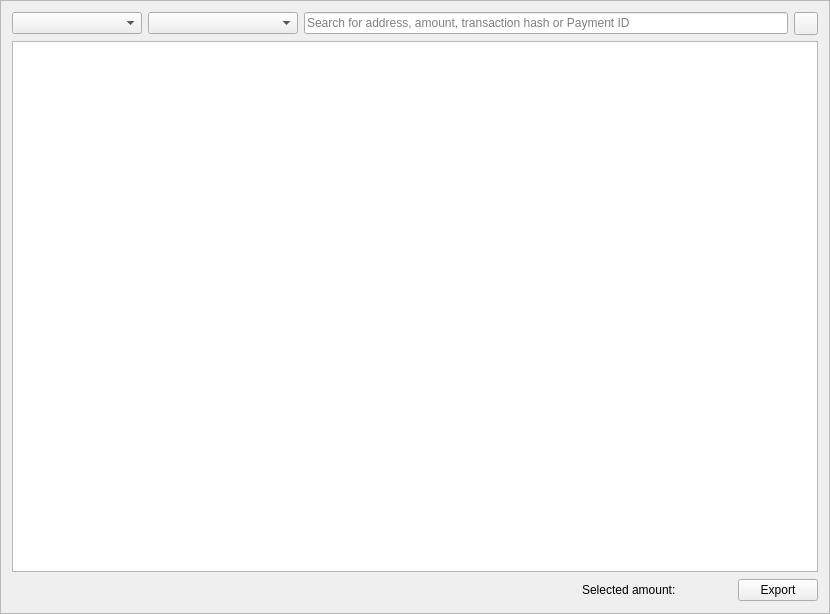
<?xml version="1.0" encoding="UTF-8"?>
<ui version="4.0">
 <class>TransactionsFrame</class>
 <widget class="QFrame" name="TransactionsFrame">
  <property name="geometry">
   <rect>
    <x>0</x>
    <y>0</y>
    <width>830</width>
    <height>614</height>
   </rect>
  </property>
  <property name="windowTitle">
   <string>Frame</string>
  </property>
  <property name="frameShape">
   <enum>QFrame::StyledPanel</enum>
  </property>
  <property name="frameShadow">
   <enum>QFrame::Raised</enum>
  </property>
  <layout class="QGridLayout" name="gridLayout">
   <item row="0" column="0">
    <layout class="QHBoxLayout" name="horizontalLayout_2">
     <item>
      <widget class="QComboBox" name="m_dateSelect">
       <property name="minimumSize">
        <size>
         <width>130</width>
         <height>0</height>
        </size>
       </property>
      </widget>
     </item>
     <item>
      <layout class="QHBoxLayout" name="m_dateRangeArea"/>
     </item>
     <item>
      <widget class="QComboBox" name="m_typeSelect">
       <property name="minimumSize">
        <size>
         <width>150</width>
         <height>0</height>
        </size>
       </property>
      </widget>
     </item>
     <item>
      <widget class="QLineEdit" name="m_searchFor">
       <property name="placeholderText">
        <string>Search for address, amount, transaction hash or Payment ID</string>
       </property>
      </widget>
     </item>
     <item>
      <widget class="QToolButton" name="m_clearAllButton">
       <property name="toolTip">
        <string>Reset filter</string>
       </property>
       <property name="text">
        <string/>
       </property>
       <property name="icon">
        <iconset resource="../../resources.qrc">
         <normaloff>:/icons/remove</normaloff>:/icons/remove</iconset>
       </property>
      </widget>
     </item>
    </layout>
   </item>
   <item row="2" column="0">
    <layout class="QHBoxLayout" name="horizontalLayout">
     <item>
      <spacer name="horizontalSpacer">
       <property name="orientation">
        <enum>Qt::Horizontal</enum>
       </property>
       <property name="sizeHint" stdset="0">
        <size>
         <width>60</width>
         <height>20</height>
        </size>
       </property>
      </spacer>
     </item>
     <item>
      <widget class="QLabel" name="m_selectedAmountLabel">
       <property name="sizePolicy">
        <sizepolicy hsizetype="Preferred" vsizetype="Fixed">
         <horstretch>0</horstretch>
         <verstretch>0</verstretch>
        </sizepolicy>
       </property>
       <property name="minimumSize">
        <size>
         <width>0</width>
         <height>24</height>
        </size>
       </property>
       <property name="maximumSize">
        <size>
         <width>16777215</width>
         <height>24</height>
        </size>
       </property>
       <property name="baseSize">
        <size>
         <width>0</width>
         <height>24</height>
        </size>
       </property>
       <property name="text">
        <string>Selected amount: </string>
       </property>
      </widget>
     </item>
     <item>
      <widget class="QLabel" name="m_selectedAmount">
       <property name="sizePolicy">
        <sizepolicy hsizetype="Preferred" vsizetype="Fixed">
         <horstretch>0</horstretch>
         <verstretch>0</verstretch>
        </sizepolicy>
       </property>
       <property name="minimumSize">
        <size>
         <width>0</width>
         <height>24</height>
        </size>
       </property>
       <property name="maximumSize">
        <size>
         <width>16777215</width>
         <height>24</height>
        </size>
       </property>
       <property name="baseSize">
        <size>
         <width>0</width>
         <height>24</height>
        </size>
       </property>
       <property name="text">
        <string/>
       </property>
       <property name="textInteractionFlags">
        <set>Qt::LinksAccessibleByMouse|Qt::TextSelectableByKeyboard|Qt::TextSelectableByMouse</set>
       </property>
      </widget>
     </item>
     <item>
      <spacer name="horizontalSpacer_2">
       <property name="orientation">
        <enum>Qt::Horizontal</enum>
       </property>
       <property name="sizeType">
        <enum>QSizePolicy::Fixed</enum>
       </property>
       <property name="sizeHint" stdset="0">
        <size>
         <width>40</width>
         <height>20</height>
        </size>
       </property>
      </spacer>
     </item>
     <item>
      <widget class="QPushButton" name="m_csvButton">
       <property name="text">
        <string>Export</string>
       </property>
       <property name="icon">
        <iconset resource="../../resources.qrc">
         <normaloff>:/icons/export</normaloff>:/icons/export</iconset>
       </property>
      </widget>
     </item>
    </layout>
   </item>
   <item row="1" column="0">
    <widget class="QTreeView" name="m_transactionsView">
     <property name="sizeAdjustPolicy">
      <enum>QAbstractScrollArea::AdjustIgnored</enum>
     </property>
     <property name="editTriggers">
      <set>QAbstractItemView::AnyKeyPressed|QAbstractItemView::CurrentChanged|QAbstractItemView::EditKeyPressed|QAbstractItemView::SelectedClicked</set>
     </property>
     <property name="alternatingRowColors">
      <bool>true</bool>
     </property>
     <property name="selectionMode">
      <enum>QAbstractItemView::ExtendedSelection</enum>
     </property>
     <property name="rootIsDecorated">
      <bool>false</bool>
     </property>
     <property name="uniformRowHeights">
      <bool>true</bool>
     </property>
     <property name="itemsExpandable">
      <bool>false</bool>
     </property>
     <property name="sortingEnabled">
      <bool>false</bool>
     </property>
     <attribute name="headerCascadingSectionResizes">
      <bool>true</bool>
     </attribute>
     <attribute name="headerShowSortIndicator" stdset="0">
      <bool>false</bool>
     </attribute>
    </widget>
   </item>
  </layout>
 </widget>
 <resources>
  <include location="../../resources.qrc"/>
 </resources>
 <connections>
  <connection>
   <sender>m_csvButton</sender>
   <signal>clicked()</signal>
   <receiver>TransactionsFrame</receiver>
   <slot>exportToCsv()</slot>
   <hints>
    <hint type="sourcelabel">
     <x>761</x>
     <y>587</y>
    </hint>
    <hint type="destinationlabel">
     <x>414</x>
     <y>306</y>
    </hint>
   </hints>
  </connection>
  <connection>
   <sender>m_transactionsView</sender>
   <signal>doubleClicked(QModelIndex)</signal>
   <receiver>TransactionsFrame</receiver>
   <slot>showTransactionDetails(QModelIndex)</slot>
   <hints>
    <hint type="sourcelabel">
     <x>414</x>
     <y>287</y>
    </hint>
    <hint type="destinationlabel">
     <x>414</x>
     <y>306</y>
    </hint>
   </hints>
  </connection>
  <connection>
   <sender>m_clearAllButton</sender>
   <signal>clicked()</signal>
   <receiver>TransactionsFrame</receiver>
   <slot>resetFilterClicked()</slot>
   <hints>
    <hint type="sourcelabel">
     <x>807</x>
     <y>21</y>
    </hint>
    <hint type="destinationlabel">
     <x>414</x>
     <y>306</y>
    </hint>
   </hints>
  </connection>
 </connections>
 <slots>
  <slot>exportToCsv()</slot>
  <slot>showTransactionDetails(QModelIndex)</slot>
 </slots>
</ui>
